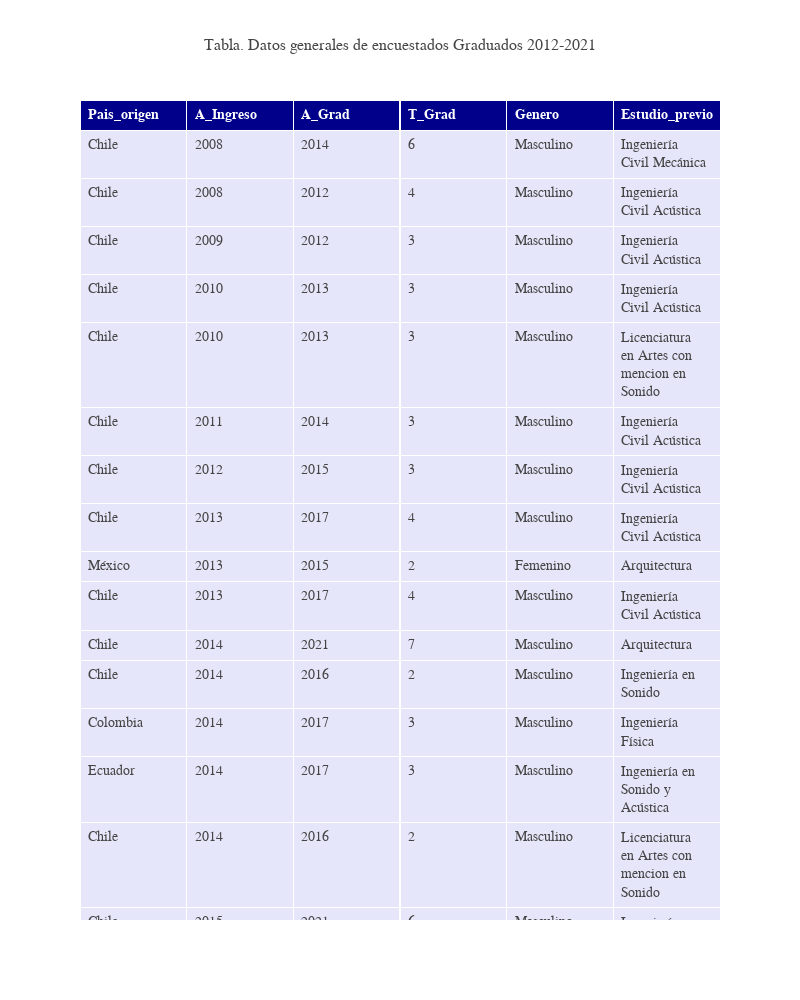

The notebook cell this image was saved under:
### Markdown cell above
## Tabla de datos

### Code cell
large_rockwell_template = dict(
    layout=go.Layout(title_font=dict(family="Rockwell", size=16))
)

fig = go.Figure(data=[go.Table(
    header=dict(values=list('<b>' + df_egresados_subset_columns.columns + '</b>'),
    fill_color='darkblue', 
    align='left', font=dict(
        family="Rockwell", color='white', size=14), height=20),
    cells=dict(values=[df_egresados.Pais_origen, df_egresados.A_Ingreso, df_egresados.A_Grad, df_egresados.T_Grad, df_egresados.Genero, df_egresados.Estudio_previo],
    fill_color='lavender',
    align='left', font=dict(
        family="Rockwell", size=14), height=30))
    ])
fig.update_layout(width=800, height=1000)    

fig.update_layout(title="Tabla. Datos generales de encuestados Graduados 2012-2021",
                  template=large_rockwell_template)

fig.show()

### Figure 1 — Plotly figure (JSON) as saved in the notebook; plotly's stock layout.template omitted (floating-point values rounded to 4 significant figures; data arrays with more than 128 entries replaced by an {"elided": "..."} marker saying what was removed)
{"data": [{"cells": {"align": "left", "fill": {"color": "lavender"}, "font": {"family": "Rockwell", "size": 14}, "height": 30, "values": {"elided": "6x25 mixed values"}}, "header": {"align": "left", "fill": {"color": "darkblue"}, "font": {"color": "white", "family": "Rockwell", "size": 14}, "height": 20, "values": ["<b>Pais_origen</b>", "<b>A_Ingreso</b>", "<b>A_Grad</b>", "<b>T_Grad</b>", "<b>Genero</b>", "<b>Estudio_previo</b>"]}, "type": "table"}], "layout": {"height": 1000, "title": {"text": "Tabla. Datos generales de encuestados Graduados 2012-2021"}, "width": 800}}
